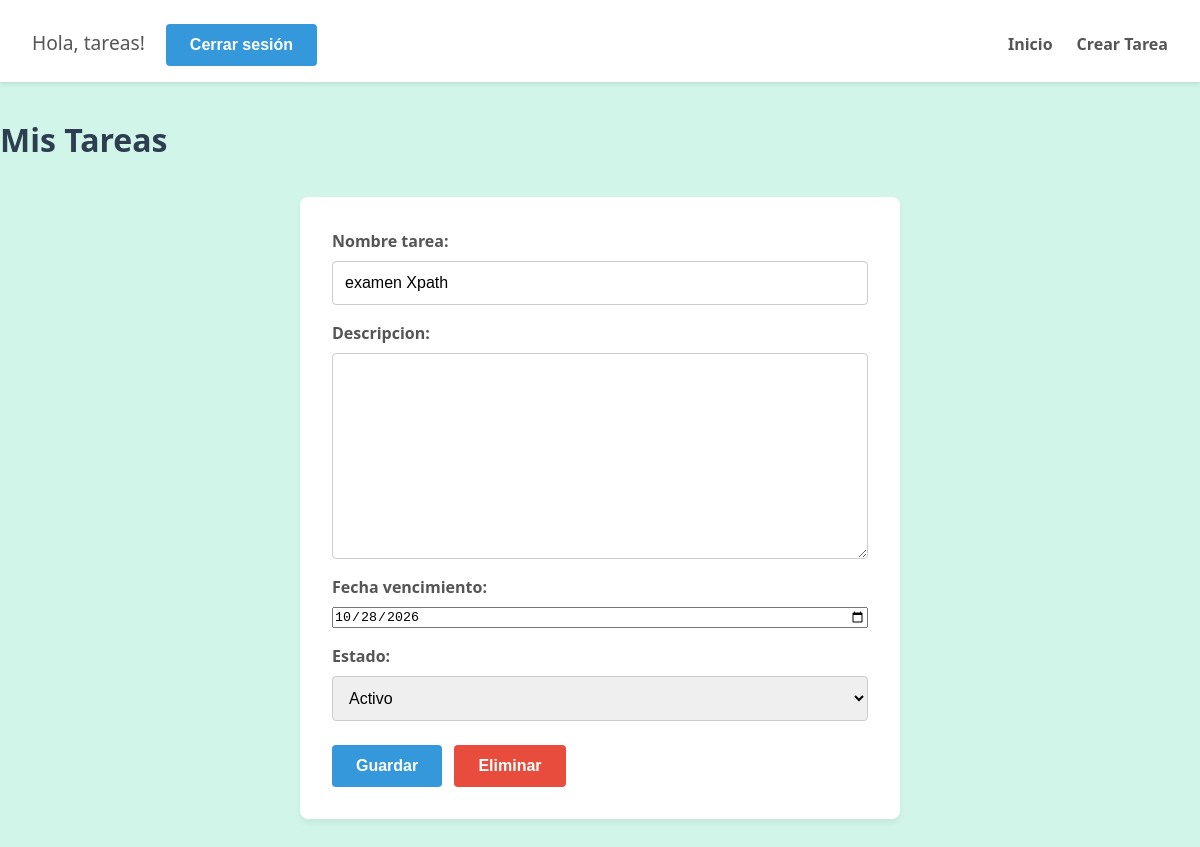
Before: /editar/6/ (signed in) with the older database file.
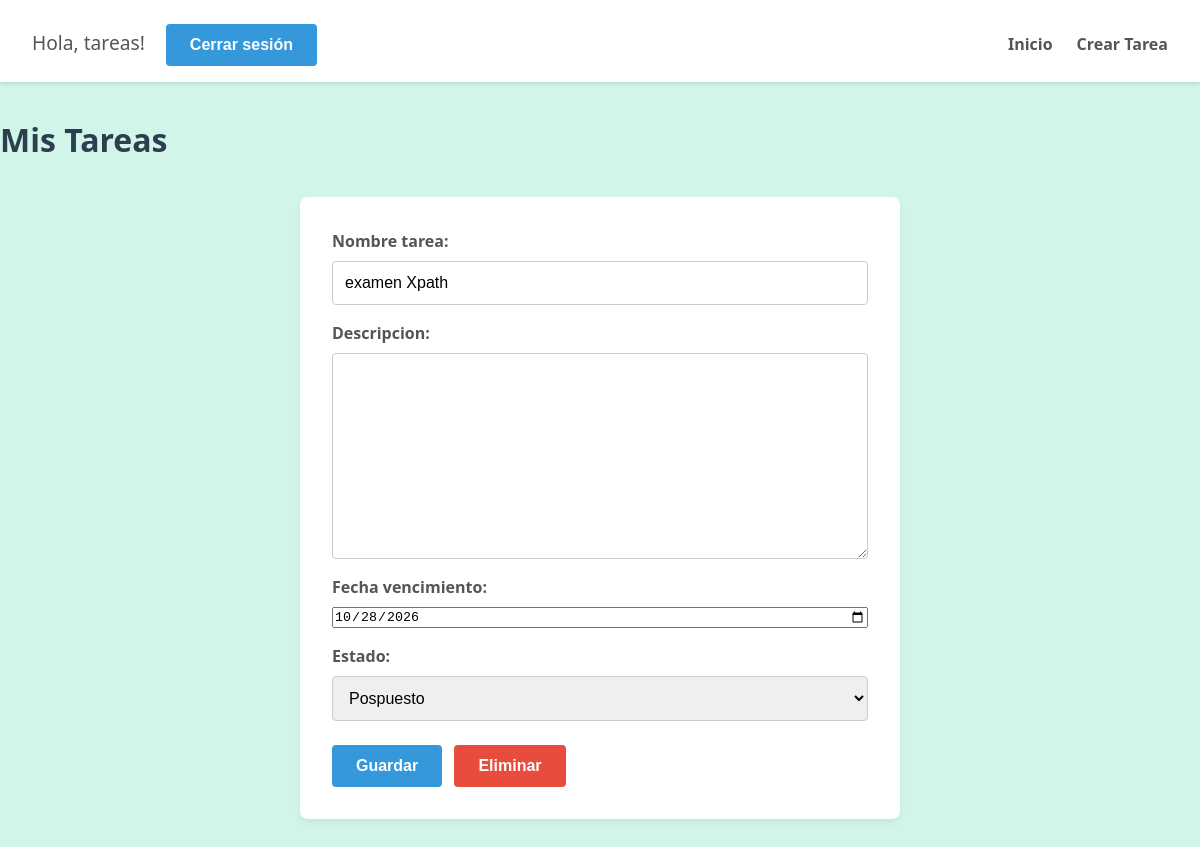
After: the same page with the newer database file.
### mis_tareas/models.py (models this page shows, shortened)
class Tareas(models.Model):
    nombre_tarea = models.CharField(max_length=200)
    descripcion = models.TextField(blank=True, null=True)
    fecha_creacion = models.DateTimeField(auto_now_add=True)
    fecha_vencimiento = models.DateField()
    usuario = models.ForeignKey(User, on_delete=models.CASCADE, related_name='tareas') #permite enlazar cada usuario con su respectiva tarea
    estado = models.ForeignKey('Estados', on_delete=models.PROTECT)

### mis_tareas/views.py (the view)
# urls.py: path('editar/', views.editar_tarea, name="editar"),
@login_required
def editar_tarea(request, tareas_id):
    tarea = get_object_or_404(Tareas, id= tareas_id)
    if request.method == "POST":
        if 'eliminar' in request.POST:
            tarea.delete()
            return redirect('inicio')
        form = TareaForm(request.POST, instance=tarea)
        if form.is_valid():
            form.save()
            return redirect('inicio')
    else:
        form = TareaForm(instance=tarea)
    return render(request, 'mis_tareas/editar_tareas.html', {'form':form})

### mis_tareas/forms.py
class TareaForm(forms.ModelForm):
    class Meta:
        model = Tareas
        fields =['nombre_tarea', 'descripcion', 'fecha_vencimiento', 'estado']
        widgets = {
            'fecha_vencimiento': forms.DateInput(
                format = '%Y-%m-%d',
                attrs = {'type': 'date'})
        }

### mis_tareas/models.py (called while the page is built)
    def __str__(self):
        return self.nombre_estado

### mis_tareas/templates/mis_tareas/editar_tareas.html (shortened to what this page needs)
{%extends "mis_tareas/master.html"%}
{%block content%}
<h1>Mis Tareas</h1>
<form method= "POST">
    {{form.as_p}}
    <button type="submit" name="guardar">Guardar</button>
    <button type="submit" name= "eliminar" >Eliminar</button>
</form>
{%endblock%}

Changed rows visible on the page:
changed Tareas "examen Xpath": estado "Activo" → "Pospuesto"
